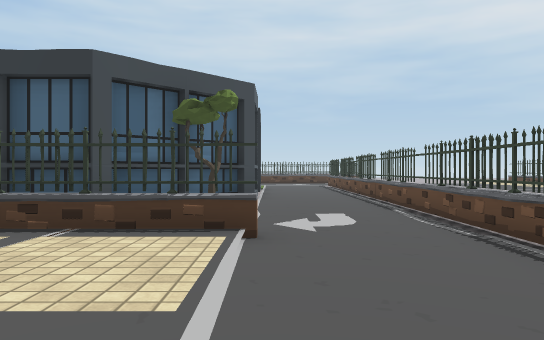
view 1 (above)

21 first-person views from a walk through a 3-D level made in the Unity game engine. The camera is 1.3 m above the floor, looks level and sees 70° across. The floor is counted in squares, 2 m on a side. Each view is taken from the middle of a square. On the plan, view 1 faces up. The plan holds only what a view shows up to about 11 squares ahead; the rest is blank. The place goes on beyond the plan. Some surface patterns are stand-ins.

view 2
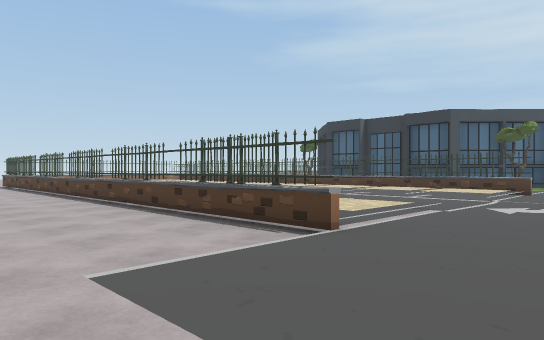

view 3
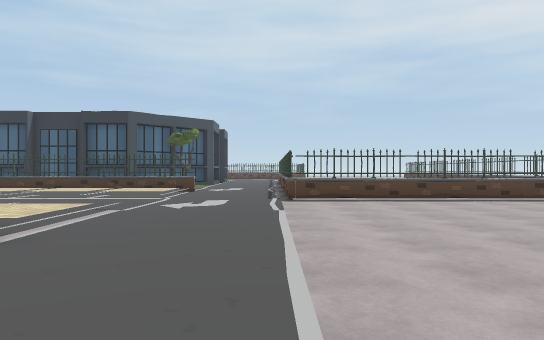

view 4
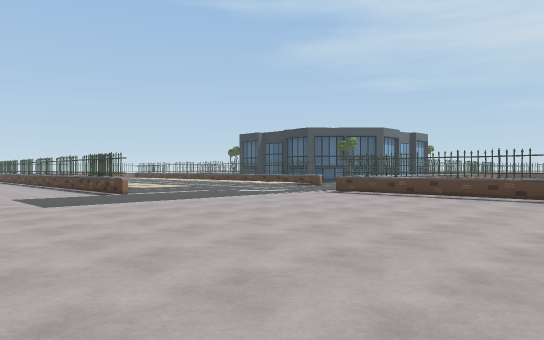

view 5
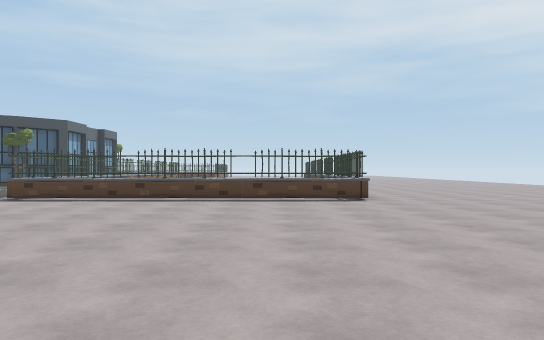

view 6
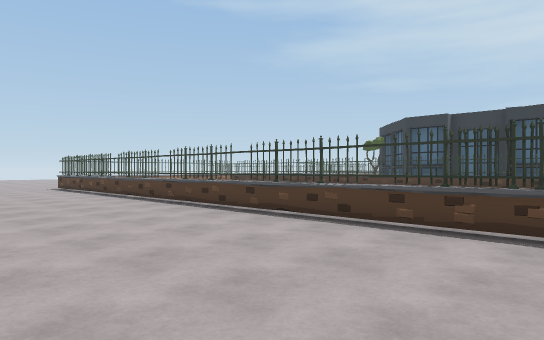

view 7
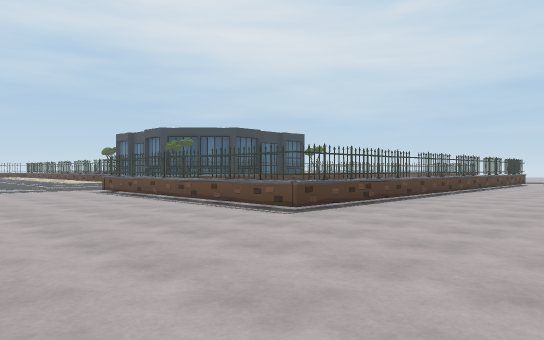

view 8
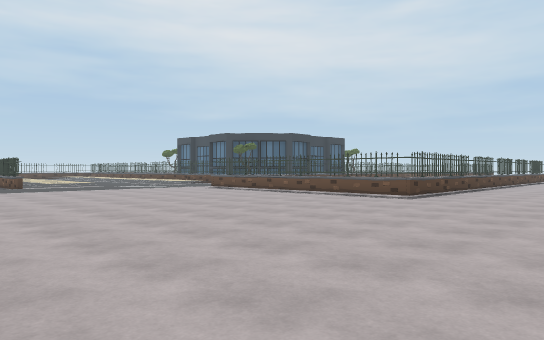

view 9
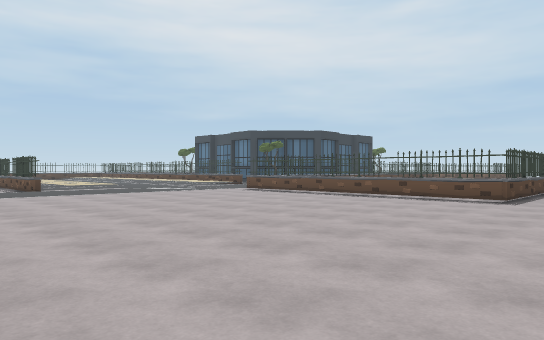

view 10
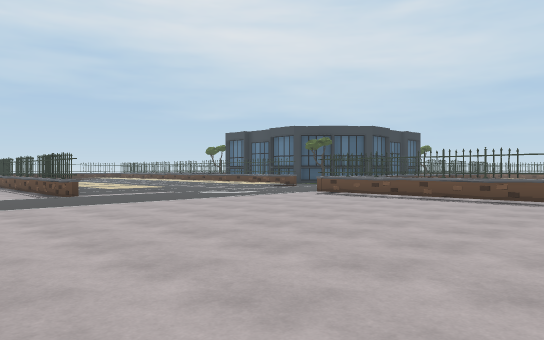

view 11
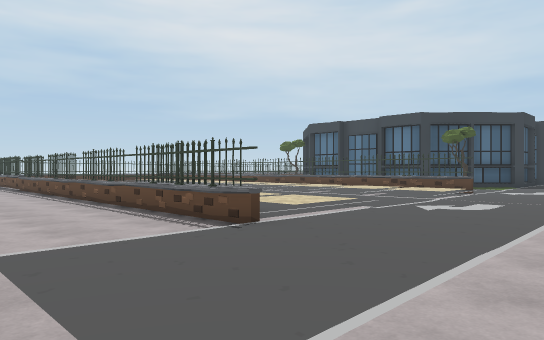

view 12
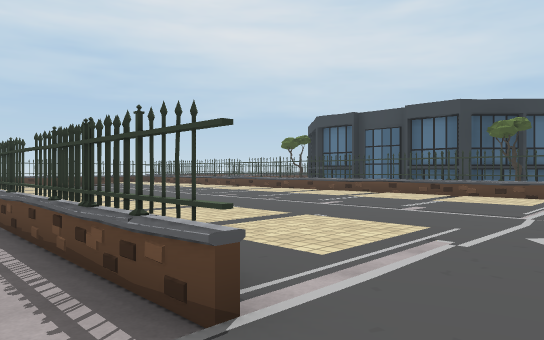

view 13
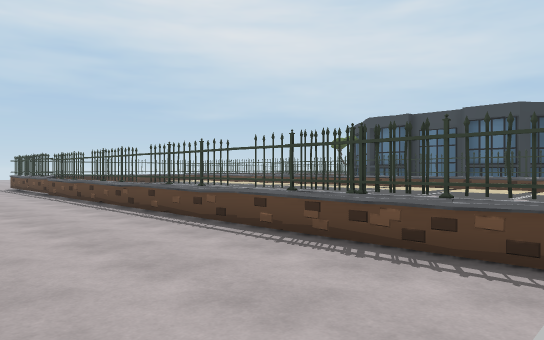

view 14
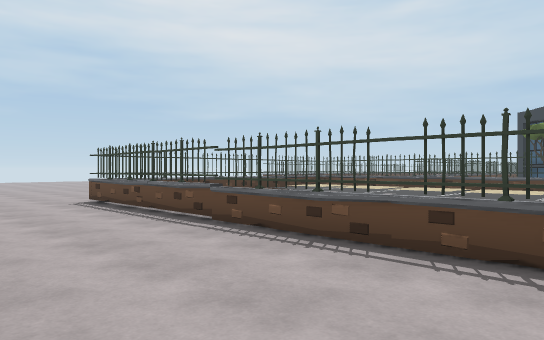

view 15
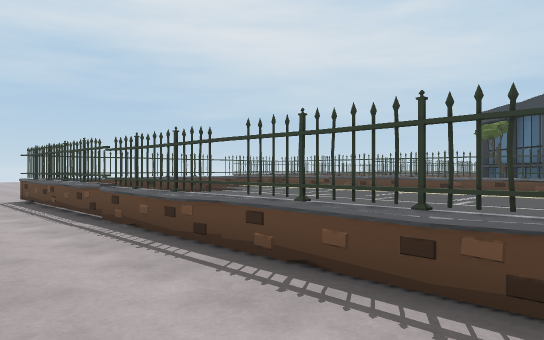

view 16
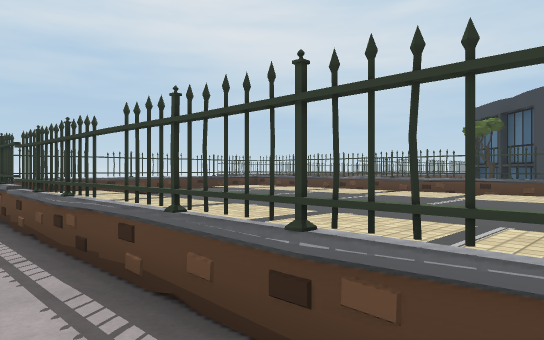

view 17
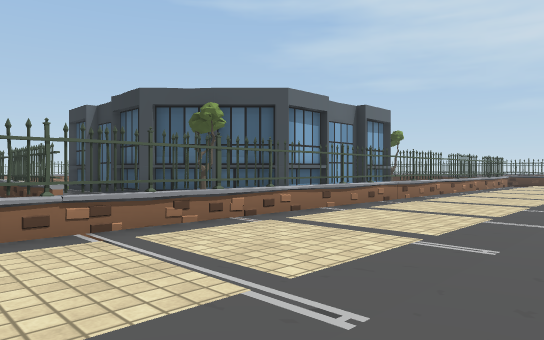

view 18
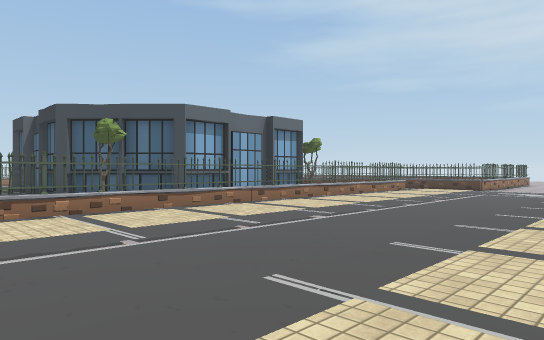

view 19
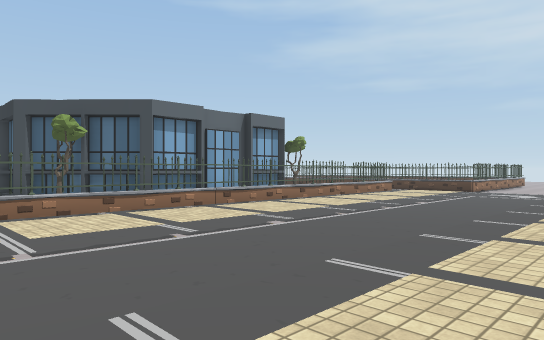

view 20
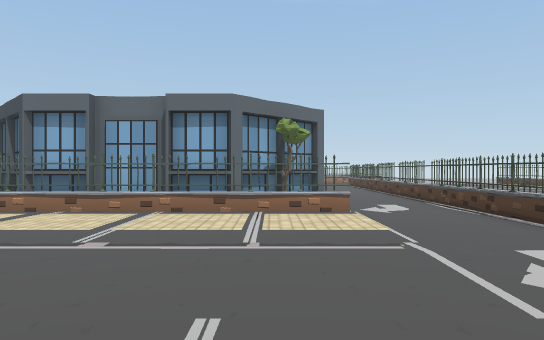

view 21
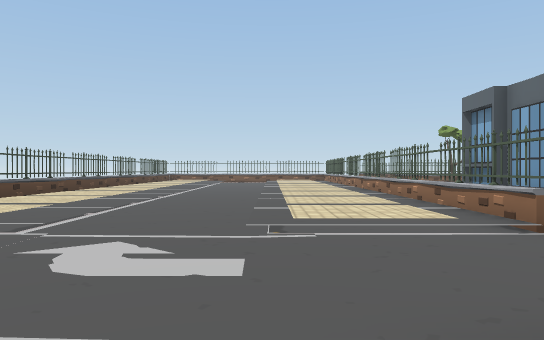

### Floor plan
Key: @ floor where view 1 was taken; # wall or solid block; x gap in a wall; . main floor; : floor 0.25 m higher than the main floor; / step, stairs or slope; = window, fence, low wall or low ledge; ^ raised ledge; T tree.
Columns run from 24 left of view 1 to 10 right of it. Each row starts with its distance up from view 1.
 25   ...
 24   ...
 23   ..
 22   ..
 21  ..##:###
 20  ..# :/.:::                  .
 19  ..^ :/.:::           =##x## ..
 18  ..^::/.:::           ..........
 17  ..=::/.:::            .........
 16 ...x///.:::               .:::./:
 15 ...#::/.:::   T#      #T  .:::./::
 14  ..=::/.:::   ##      ##  .:::./::
 13 ...^///.:::            #  #///.///=
 12  ..=:: .:::            #  =:::./::#
 11  ..x:: .///#           #...:::./::#
 10  ..#:: .:::            #...///.///#
  9 ...=::/.:::=  ##       #...:::./::#
  8 ...^///.:::=  T#      #....:::./:
  7  ..^::/.:::=       ### T...:::./::
  6 ........///..           ...:::./::
  5 .............           ..#///.///
  4 .........#         =.==#...:::./::#
  3 .........:         /::::...///./ :#
  2  ........:         /::::...:::./::#
  1  ......../          ////......#=...
  0 .........#           ...@..........
 -1 ........./            //...........
 -2  ........:            ::...........
 -3 .........:             :...........
 -4 .........##=#==#=#==#=#=...........
 -5 ...................................
 -6 ..................................
 -7  ............  ..................
 -8 . ... ..            .. .      .. .

Where each view was taken, in squares from view 1:
view 1: 0 up, 0 right, facing up
view 2: 7 down, 2 right, facing up-left
view 3: 7 down, 2 right, facing up
view 4: 8 down, 9 right, facing up-left
view 5: 7 down, 8 right, facing up
view 6: 8 down, 1 left, facing up-left
view 7: 8 down, 20 left, facing up-right
view 8: 8 down, 24 left, facing up-right
view 9: 6 down, 24 left, facing up-right
view 10: 3 down, 24 left, facing up-right
view 11: 3 up, 24 left, facing up-right
view 12: 5 up, 22 left, facing up-right
view 13: 6 up, 24 left, facing up-right
view 14: 13 up, 24 left, facing up-right
view 15: 12 up, 23 left, facing up-right
view 16: 12 up, 22 left, facing up-right
view 17: 2 up, 6 right, facing up-left
view 18: 3 up, 9 right, facing up-left
view 19: 4 up, 9 right, facing up-left
view 20: 15 up, 9 right, facing left
view 21: 20 up, 5 right, facing down
